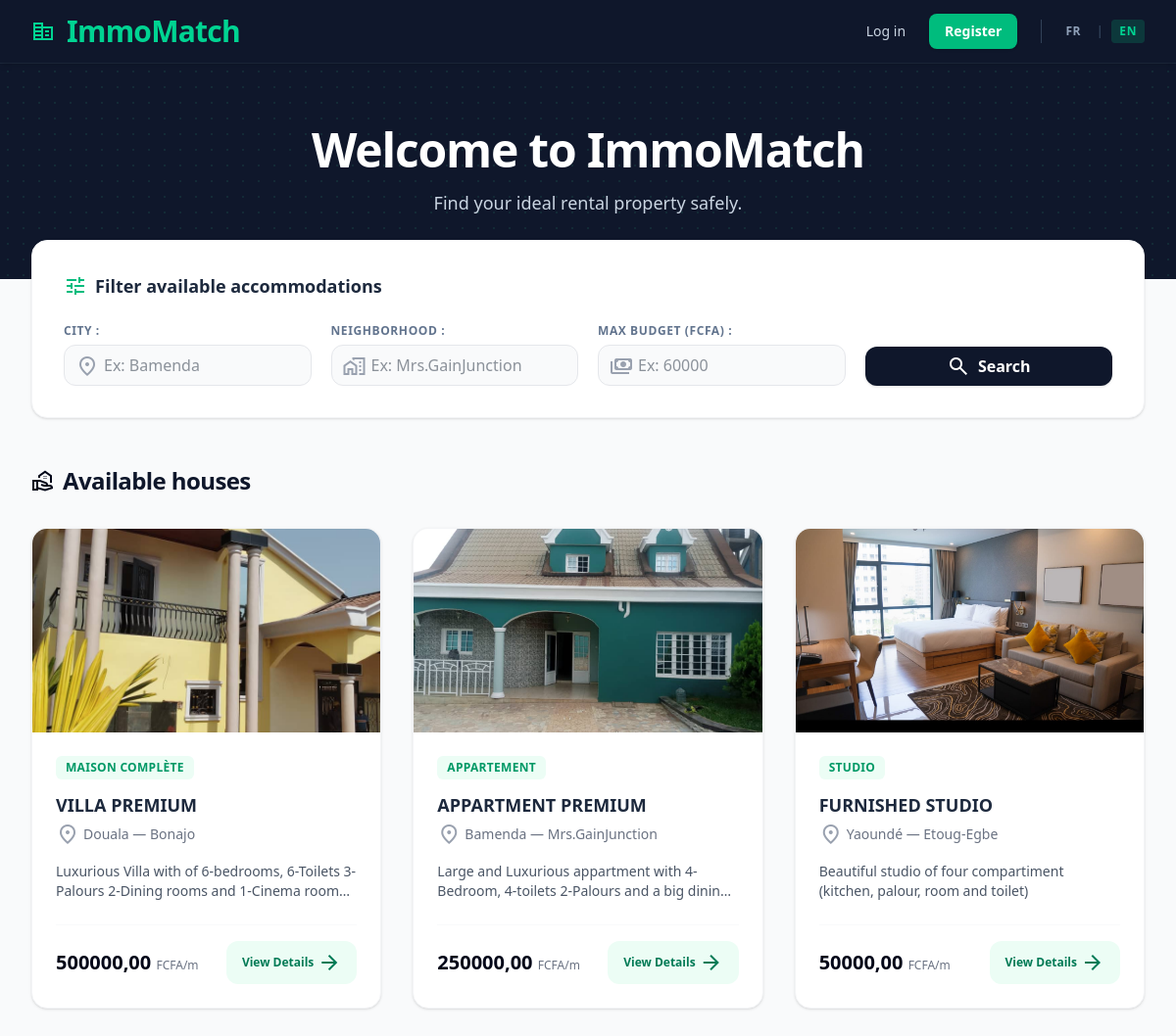
Screenshot of /?lang=en with the database file from the repository.
### listings/models.py (models this page shows, shortened)
class House(models.Model):
    PROPERTY_TYPES = [
        ('studio', 'Studio'),
        ('apartment', 'Appartement'),
        ('house', 'Maison Complète'),
        ('room', 'Chambre'),
    ]
    title = models.CharField(max_length=200)
    description = models.TextField()
    city = models.CharField(max_length=100)
    neighborhood = models.CharField(max_length=100)
    price = models.DecimalField(max_digits=10, decimal_places=2)
    property_type = models.CharField(max_length=20, choices=PROPERTY_TYPES)
    main_image = models.ImageField(upload_to='houses/main/', blank=True, null=True)
    agent_phone = models.CharField(max_length=20)
    created_at = models.DateTimeField(auto_now_add=True)

### listings/views.py (the view)
# urls.py: path('', views.house_list, name='house_list'),
def house_list(request):
    houses = House.objects.all()
    lang = request.GET.get('lang', request.session.get('django_language', 'fr'))
    if lang not in ['fr', 'en']:
        lang = 'fr'
    request.session['django_language'] = lang
    text = TRANSLATIONS[lang]
    city_query = request.GET.get('city', '').strip()
    neighborhood_query = request.GET.get('neighborhood', '').strip()
    price_max_query = request.GET.get('price_max', '').strip()
    if city_query:
        houses = houses.filter(city__icontains=city_query)
    if neighborhood_query:
        houses = houses.filter(neighborhood__icontains=neighborhood_query)
    if price_max_query:
        try:
            houses = houses.filter(price__lte=float(price_max_query))
        except ValueError:
            pass
    context = {
        'houses': houses,
        'city_query': city_query,
        'neighborhood_query': neighborhood_query,
        'price_max_query': price_max_query,
        'text': text,
        'current_lang': lang,
    }
    return render(request, 'listings/house_list.html', context)

### listings/templates/listings/house_list.html (shortened to what this page needs)
<!DOCTYPE html>
<html lang="{{ current_lang }}">
<head>
    <script src="https://cdn.jsdelivr.net/npm/@tailwindcss/browser@4"></script>
</head>
<body class="bg-gray-50 text-gray-800 font-sans antialiased">
    <nav class="bg-slate-900 text-white shadow-md sticky top-0 z-50">
        <div class="max-w-7xl mx-auto px-4 sm:px-6 lg:px-8">
            <div class="flex justify-between h-16 items-center">
               <a href="{% url 'listings:house_list' %}" class="flex items-center gap-3 text-3xl font-black tracking-tight text-emerald-400 hover:text-emerald-300 transition duration-200">
                    <span class="material-symbols-outlined text-4xl">corporate_fare</span>
                    ImmoMatch
                </a>
                <div class="flex items-center gap-6">
                    {% if user.is_authenticated %}
                        <div class="hidden sm:flex flex-col text-right">
                            <span class="text-xs text-slate-400">{{ text.welcome }},</span>
                            <span class="text-sm font-semibold text-emerald-400">{{ user.username }}</span>
                        </div>
                        <form method="post" action="{% url 'listings:logout' %}" class="m-0">
                            {% csrf_token %}
                            <button type="submit" class="flex items-center gap-1 bg-red-600 hover:bg-red-700 text-white text-sm font-medium py-2 px-4 rounded-lg transition duration-200 shadow-sm cursor-pointer">
                                <span class="material-symbols-outlined text-sm">logout</span>
                                {{ text.logout }}
                            </button>
                        </form>
                    {% else %}
                        <a href="{% url 'listings:login' %}" class="text-sm font-medium text-slate-300 hover:text-white transition">{{ text.login }}</a>
                        <a href="{% url 'listings:register' %}" class="bg-emerald-500 hover:bg-emerald-600 text-white text-sm font-semibold py-2 px-4 rounded-lg transition shadow-sm">{{ text.register }}</a>
                    {% endif %}
                    <div class="border-l border-slate-700 pl-4 flex items-center gap-2 text-xs font-bold tracking-wider">
                        <a href="?lang=fr" class="px-2 py-1 rounded {% if current_lang == 'fr' %}bg-emerald-500/20 text-emerald-400{% else %}text-slate-400 hover:text-white{% endif %} transition">FR</a>
                        <span class="text-slate-700">|</span>
                        <a href="?lang=en" class="px-2 py-1 rounded {% if current_lang == 'en' %}bg-emerald-500/20 text-emerald-400{% else %}text-slate-400 hover:text-white{% endif %} transition">EN</a>
                    </div>
                </div>
            </div>
        </div>
    </nav>
    <header class="bg-slate-900 text-white py-16 px-4 border-t border-slate-800 text-center relative overflow-hidden">
        <div class="absolute inset-0 opacity-10 bg-[radial-gradient(#34d399_1px,transparent_1px)] [background-size:16px_16px]"></div>
        <div class="max-w-3xl mx-auto relative z-10">
            <h1 class="text-4xl sm:text-5xl font-black tracking-tight mb-4">{{ text.main_welcome }}</h1>
            <p class="text-lg text-slate-300 max-w-xl mx-auto">{{ text.subtitle }}</p>
        </div>
    </header>
    <main class="max-w-7xl mx-auto px-4 sm:px-6 lg:px-8 py-10">
        <section class="bg-white rounded-2xl shadow-sm border border-gray-100 p-6 sm:p-8 -mt-20 relative z-20 mb-12">
            <h3 class="text-lg font-bold text-slate-800 mb-6 flex items-center gap-2">
                <span class="material-symbols-outlined text-emerald-500">tune</span>
                {{ text.filter_title }}
            </h3>
            <form method="get" action="{% url 'listings:house_list' %}" class="grid grid-cols-1 sm:grid-cols-2 lg:grid-cols-4 gap-5 items-end">
                <div class="flex flex-col gap-1.5">
                    <label for="city" class="text-xs font-bold text-slate-500 uppercase tracking-wider">{{ text.label_city }}</label>
                    <div class="relative">
                        <span class="material-symbols-outlined absolute left-3 top-2.5 text-gray-400 text-lg">location_on</span>
                        <input type="text" id="city" name="city" value="{{ city_query }}" placeholder="Ex: Bamenda" class="w-full pl-10 pr-4 py-2 bg-gray-50 border border-gray-200 rounded-xl focus:bg-white focus:ring-2 focus:ring-emerald-400 focus:border-emerald-400 outline-none transition">
                    </div>
                </div>
                <div class="flex flex-col gap-1.5">
                    <label for="neighborhood" class="text-xs font-bold text-slate-500 uppercase tracking-wider">{{ text.label_neighborhood }}</label>
                    <div class="relative">
                        <span class="material-symbols-outlined absolute left-3 top-2.5 text-gray-400 text-lg">maps_home_work</span>
                        <input type="text" id="neighborhood" name="neighborhood" value="{{ neighborhood_query }}" placeholder="Ex: Mrs.GainJunction" class="w-full pl-10 pr-4 py-2 bg-gray-50 border border-gray-200 rounded-xl focus:bg-white focus:ring-2 focus:ring-emerald-400 focus:border-emerald-400 outline-none transition">
                    </div>
                </div>
                <div class="flex flex-col gap-1.5">
                    <label for="price_max" class="text-xs font-bold text-slate-500 uppercase tracking-wider">{{ text.label_budget }}</label>
                    <div class="relative">
                        <span class="material-symbols-outlined absolute left-3 top-2.5 text-gray-400 text-lg">payments</span>
                        <input type="number" id="price_max" name="price_max" value="{{ price_max_query }}" placeholder="Ex: 60000" class="w-full pl-10 pr-4 py-2 bg-gray-50 border border-gray-200 rounded-xl focus:bg-white focus:ring-2 focus:ring-emerald-400 focus:border-emerald-400 outline-none transition">
                    </div>
                </div>
                <div class="flex gap-3">
                    <button type="submit" class="flex-1 bg-slate-900 hover:bg-slate-800 text-white font-bold h-10 px-6 rounded-xl shadow-sm transition flex items-center justify-center gap-2 cursor-pointer">
                        <span class="material-symbols-outlined text-lg">search</span>
                        {{ text.btn_search }}
                    </button>
                </div>
            </form>
        </section>
        <h2 class="text-2xl font-black text-slate-900 mb-8 tracking-tight flex items-center gap-2">
            <span class="material-symbols-outlined text-slate-950">real_estate_agent</span>
            {{ text.section_title }}
        </h2>
        {% if houses %}
            <div class="grid grid-cols-1 md:grid-cols-2 lg:grid-cols-3 gap-8">
            {% for house in houses %}
                <div class="bg-white rounded-2xl shadow-sm border border-gray-100 overflow-hidden hover:shadow-md transition duration-300 flex flex-col group">
                    <div class="relative overflow-hidden bg-gray-100 h-52">
                        {% if house.main_image %}
                            <img src="{{ house.main_image.url }}" alt="{{ house.title }}" class="w-full h-full object-cover group-hover:scale-105 transition duration-500">
                        {% else %}
                            <div class="w-full h-full flex flex-col items-center justify-center text-gray-400 gap-2 text-sm font-medium">
                                <span class="material-symbols-outlined text-4xl">hide_image</span>
                                {{ text.no_image }}
                            </div>
                        {% endif %}
                    </div>
                    <div class="p-6 flex flex-col flex-1">
                        <span class="inline-block text-xs font-bold tracking-wide uppercase text-emerald-600 bg-emerald-50 px-2.5 py-1 rounded-md mb-3 self-start">
                            {{ house.get_property_type_display }}
                        </span>
                        <h3 class="text-lg font-bold text-slate-800 line-clamp-1 mb-1">{{ house.title }}</h3>
                        <p class="text-sm text-gray-500 flex items-center gap-1 mb-4">
                            <span class="material-symbols-outlined text-sm text-gray-400">location_on</span>
                            {{ house.city }} — {{ house.neighborhood }}
                        </p>
                        <p class="text-gray-600 text-sm line-clamp-2 mb-6 flex-1">{{ house.description }}</p>
                        <div class="flex items-center justify-between border-t border-gray-50 pt-4 mt-auto">
                            <span class="text-xl font-extrabold text-slate-950">{{ house.price }} <span class="text-xs font-normal text-gray-500">FCFA/m</span></span>
                            <a href="{% url 'listings:house_detail' house.pk %}" class="inline-flex items-center gap-1 bg-emerald-50 hover:bg-emerald-100 text-emerald-700 font-bold text-xs py-2.5 px-4 rounded-xl transition">
                                {{ text.btn_details }}
                                <span class="material-symbols-outlined text-sm">arrow_forward</span>
                            </a>
                        </div>
                    </div>
                </div>
            {% endfor %}
            </div>
        {% else %}
            <div class="bg-amber-50 border-l-4 border-amber-500 text-amber-900 rounded-xl p-5 flex items-start gap-3">
                <span class="material-symbols-outlined text-amber-600 mt-0.5">warning</span>
                <p class="text-sm font-medium">{{ text.no_results }}</p>
            </div>
        {% endif %}
    </main>
</body>
</html>

### rows the page displays
House: main_image (picture), property_type "MAISON COMPLÈTE", title "VILLA PREMIUM", city "Douala", neighborhood "Bonajo", description "Luxurious Villa with of 6-bedrooms, 6-Toilets 3-Palours 2-Dining rooms and 1-Cinema…", price "500000,00", btn_details "View Details"
House: main_image (picture), property_type "APPARTEMENT", title "APPARTMENT PREMIUM", city "Bamenda", neighborhood "Mrs.GainJunction", description "Large and Luxurious appartment with 4-Bedroom, 4-toilets 2-Palours and a big…", price "250000,00", btn_details "View Details"
House: main_image (picture), property_type "STUDIO", title "FURNISHED STUDIO", city "Yaoundé", neighborhood "Etoug-Egbe", description "Beautiful studio of four compartiment (kitchen, palour, room and toilet)", price "50000,00", btn_details "View Details"

### other values shown
{{ text.login }} "Log in"
{{ text.register }} "Register"
{{ text.main_welcome }} "Welcome to ImmoMatch"
{{ text.subtitle }} "Find your ideal rental property safely."
{{ text.filter_title }} "Filter available accommodations"
{{ text.label_city }} "CITY :"
{{ text.label_neighborhood }} "NEIGHBORHOOD :"
{{ text.label_budget }} "MAX BUDGET (FCFA) :"
{{ text.btn_search }} "Search"
{{ text.section_title }} "Available houses"
